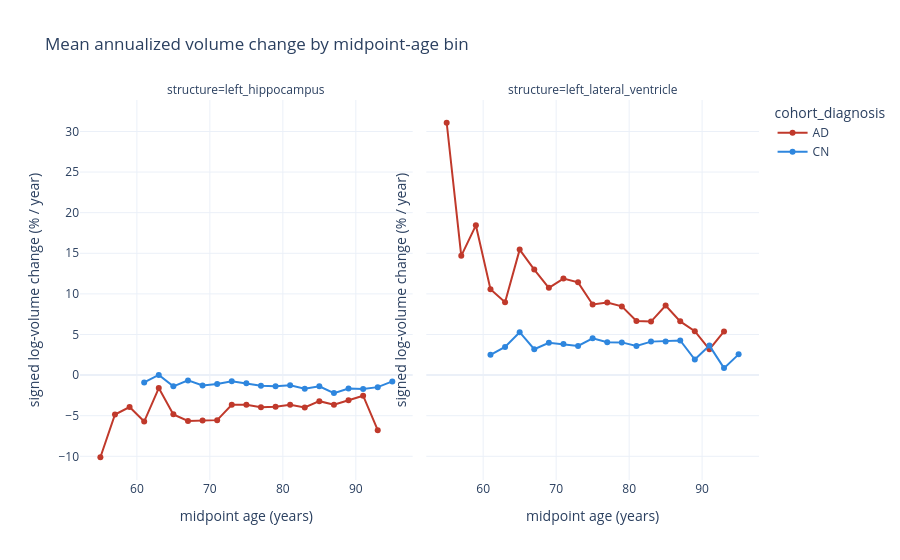

The notebook cell this image was saved under:
### Markdown cell above
## 4. Age bins, disease-stage transitions, and CN-versus-AD contrasts

### Code cell
fig = px.line(age_rates, x='age_bin_center', y='mean_signed_volume_change_pct_per_year', color='cohort_diagnosis',
              facet_col='structure', markers=True, color_discrete_map=COLORS,
              title='Mean annualized volume change by midpoint-age bin')
fig.update_layout(template='plotly_white')
fig.update_xaxes(title='midpoint age (years)')
fig.update_yaxes(title='signed log-volume change (% / year)')
fig.show()

display(Markdown('### Subject-level diagnosis-rate contrasts'))
display(contrasts.sort_values(['structure', 'metric', 'group_a', 'group_b']))

if not transitions.empty:
    transition_plot = transitions.copy()
    transition_plot['transition'] = transition_plot['source_visit_diagnosis'].fillna('missing') + ' → ' + transition_plot['target_visit_diagnosis'].fillna('missing')
    fig = px.bar(transition_plot, x='transition', y='pair_count', color='cohort_diagnosis', facet_col='structure',
                 barmode='group', color_discrete_map=COLORS,
                 title='Observed visit-diagnosis transitions inside each baseline cohort')
    fig.update_layout(template='plotly_white')
    fig.show()

### Figure 1 — Plotly figure (JSON) as saved in the notebook; plotly's stock layout.template omitted (floating-point values rounded to 4 significant figures)
{"data": [{"hovertemplate": "cohort_diagnosis=AD<br>structure=left_hippocampus<br>age_bin_center=%{x}<br>mean_signed_volume_change_pct_per_year=%{y}<extra></extra>", "legendgroup": "AD", "line": {"color": "#C0392B", "dash": "solid"}, "marker": {"symbol": "circle"}, "mode": "lines+markers", "name": "AD", "orientation": "v", "showlegend": true, "type": "scatter", "x": [55.0, 57.0, 59.0, 61.0, 63.0, 65.0, 67.0, 69.0, 71.0, 73.0, 75.0, 77.0, 79.0, 81.0, 83.0, 85.0, 87.0, 89.0, 91.0, 93.0], "xaxis": "x", "y": [-10.12, -4.852, -3.936, -5.72, -1.593, -4.836, -5.638, -5.607, -5.546, -3.664, -3.66, -3.954, -3.89, -3.64, -3.985, -3.211, -3.657, -3.09, -2.536, -6.785], "yaxis": "y"}, {"hovertemplate": "cohort_diagnosis=AD<br>structure=left_lateral_ventricle<br>age_bin_center=%{x}<br>mean_signed_volume_change_pct_per_year=%{y}<extra></extra>", "legendgroup": "AD", "line": {"color": "#C0392B", "dash": "solid"}, "marker": {"symbol": "circle"}, "mode": "lines+markers", "name": "AD", "orientation": "v", "showlegend": false, "type": "scatter", "x": [55.0, 57.0, 59.0, 61.0, 63.0, 65.0, 67.0, 69.0, 71.0, 73.0, 75.0, 77.0, 79.0, 81.0, 83.0, 85.0, 87.0, 89.0, 91.0, 93.0], "xaxis": "x2", "y": [31.07, 14.69, 18.44, 10.57, 8.981, 15.45, 12.99, 10.74, 11.88, 11.42, 8.694, 8.928, 8.46, 6.67, 6.592, 8.569, 6.615, 5.405, 3.167, 5.377], "yaxis": "y2"}, {"hovertemplate": "cohort_diagnosis=CN<br>structure=left_hippocampus<br>age_bin_center=%{x}<br>mean_signed_volume_change_pct_per_year=%{y}<extra></extra>", "legendgroup": "CN", "line": {"color": "#2E86DE", "dash": "solid"}, "marker": {"symbol": "circle"}, "mode": "lines+markers", "name": "CN", "orientation": "v", "showlegend": true, "type": "scatter", "x": [61.0, 63.0, 65.0, 67.0, 69.0, 71.0, 73.0, 75.0, 77.0, 79.0, 81.0, 83.0, 85.0, 87.0, 89.0, 91.0, 93.0, 95.0], "xaxis": "x", "y": [-0.9107, 0.01651, -1.384, -0.6522, -1.281, -1.106, -0.7584, -1.002, -1.305, -1.386, -1.257, -1.676, -1.38, -2.217, -1.645, -1.701, -1.482, -0.7752], "yaxis": "y"}, {"hovertemplate": "cohort_diagnosis=CN<br>structure=left_lateral_ventricle<br>age_bin_center=%{x}<br>mean_signed_volume_change_pct_per_year=%{y}<extra></extra>", "legendgroup": "CN", "line": {"color": "#2E86DE", "dash": "solid"}, "marker": {"symbol": "circle"}, "mode": "lines+markers", "name": "CN", "orientation": "v", "showlegend": false, "type": "scatter", "x": [61.0, 63.0, 65.0, 67.0, 69.0, 71.0, 73.0, 75.0, 77.0, 79.0, 81.0, 83.0, 85.0, 87.0, 89.0, 91.0, 93.0, 95.0], "xaxis": "x2", "y": [2.49, 3.47, 5.284, 3.179, 3.975, 3.827, 3.589, 4.522, 4.045, 4.026, 3.586, 4.121, 4.149, 4.264, 1.917, 3.632, 0.8591, 2.551], "yaxis": "y2"}], "layout": {"annotations": [{"font": {}, "showarrow": false, "text": "structure=left_hippocampus", "x": 0.245, "xanchor": "center", "xref": "paper", "y": 1, "yanchor": "bottom", "yref": "paper"}, {"font": {}, "showarrow": false, "text": "structure=left_lateral_ventricle", "x": 0.755, "xanchor": "center", "xref": "paper", "y": 1, "yanchor": "bottom", "yref": "paper"}], "legend": {"title": {"text": "cohort_diagnosis"}, "tracegroupgap": 0}, "title": {"text": "Mean annualized volume change by midpoint-age bin"}, "xaxis": {"anchor": "y", "domain": [0, 0.49], "title": {"text": "midpoint age (years)"}}, "xaxis2": {"anchor": "y2", "domain": [0.51, 1], "matches": "x", "title": {"text": "midpoint age (years)"}}, "yaxis": {"anchor": "x", "domain": [0, 1], "title": {"text": "signed log-volume change (% / year)"}}, "yaxis2": {"anchor": "x2", "domain": [0, 1], "matches": "y", "showticklabels": false, "title": {"text": "signed log-volume change (% / year)"}}}}
